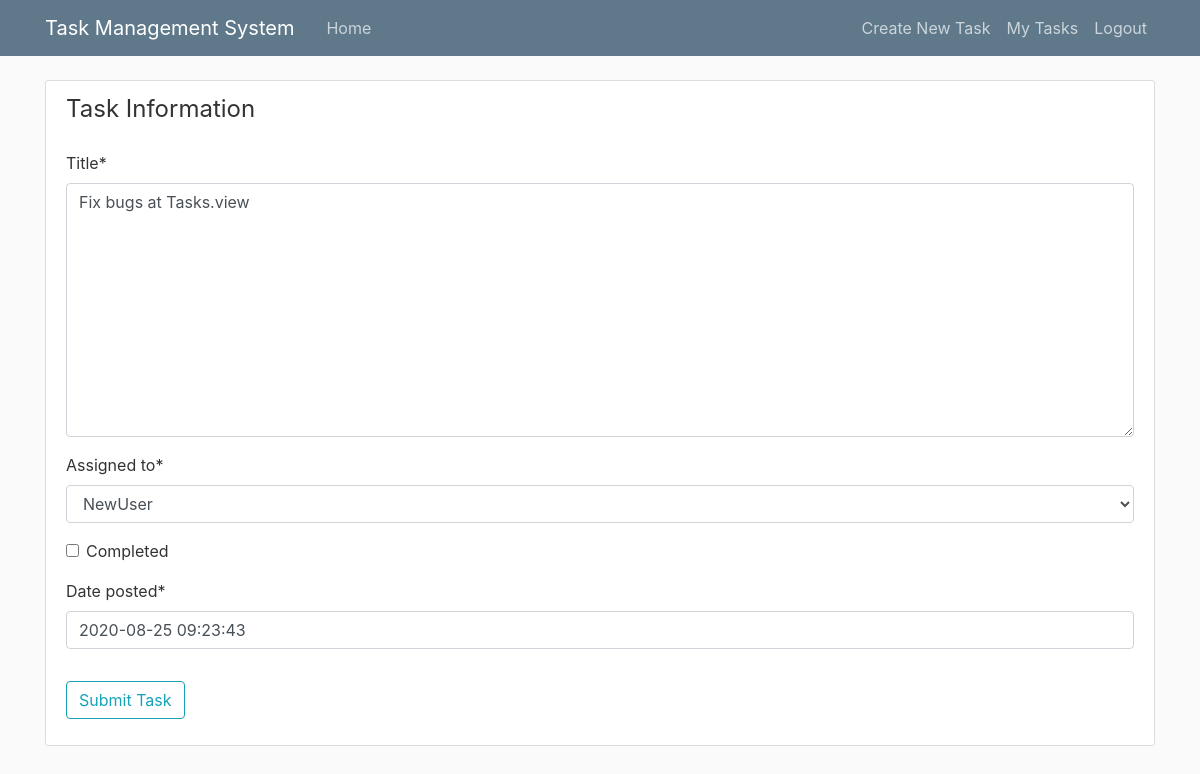
The page /task/8/admin_update (signed in) on the database its author committed.
### tasks/models.py (models this page shows, shortened)
class Task(models.Model):
    title = models.TextField()
    assigned_to = models.ForeignKey(User, on_delete=models.CASCADE)
    completed = models.BooleanField(default=False)
    date_posted = models.DateTimeField(default=timezone.now)

### tasks/views.py (the view)
# urls.py: path('task/<int:pk>/admin_update', TaskUpdateViewAdmin.as_view(), name='task-admin_update'),
class TaskUpdateViewAdmin(LoginRequiredMixin, UserPassesTestMixin, UpdateView):
    model = Task
    fields = ['title', 'assigned_to', 'completed', 'date_posted']
    def test_func(self):
        if self.request.user.is_superuser:
            return True
        return False

### tasks/templates/tasks/task_form.html (shortened to what this page needs)
{% extends "tasks/base.html" %}
{% load crispy_forms_tags %}
{% block content %}
    <div class="content-section">
        <form method="POST">
            <fieldset class="form-group">
                <legend class="border-botoom mb-4">Task Information</legend>
                {{ form|crispy }}
            </fieldset>
            <div class="form-group">
                <button class="btn btn-outline-info" type="submit">Submit Task</button>
            </div>
        </form>
    </div>
{% endblock content %}

### tasks/static/tasks/main.css (style rules this page uses)
body { background: #fafafa; color: #333333; margin-top: 5rem; }
.content-section { background: #ffffff; padding: 10px 20px; border: 1px solid #dddddd; border-radius: 3px; margin-bottom: 20px; }

### rows shown on the page
Task: title "Fix bugs at Tasks.view", assigned_to "NewUser", date_posted "2020-08-25 09:23:43"
